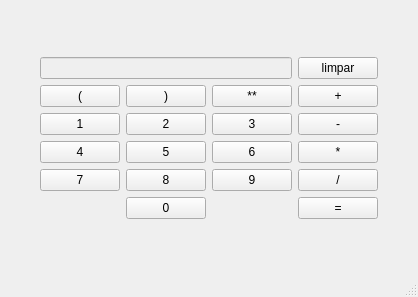
<?xml version="1.0" encoding="UTF-8"?>
<ui version="4.0">
 <class>MainWindow</class>
 <widget class="QMainWindow" name="MainWindow">
  <property name="geometry">
   <rect>
    <x>0</x>
    <y>0</y>
    <width>418</width>
    <height>297</height>
   </rect>
  </property>
  <property name="windowTitle">
   <string>Calculadora</string>
  </property>
  <widget class="QWidget" name="centralwidget">
   <layout class="QVBoxLayout" name="verticalLayout">
    <item>
     <spacer name="verticalSpacer">
      <property name="orientation">
       <enum>Qt::Vertical</enum>
      </property>
      <property name="sizeHint" stdset="0">
       <size>
        <width>20</width>
        <height>24</height>
       </size>
      </property>
     </spacer>
    </item>
    <item>
     <layout class="QHBoxLayout" name="horizontalLayout">
      <item>
       <spacer name="horizontalSpacer">
        <property name="orientation">
         <enum>Qt::Horizontal</enum>
        </property>
        <property name="sizeHint" stdset="0">
         <size>
          <width>40</width>
          <height>20</height>
         </size>
        </property>
       </spacer>
      </item>
      <item>
       <layout class="QGridLayout" name="gridLayout">
        <item row="0" column="0" colspan="3">
         <widget class="QLineEdit" name="lineEdit">
          <property name="enabled">
           <bool>false</bool>
          </property>
         </widget>
        </item>
        <item row="0" column="3">
         <widget class="QPushButton" name="clsPushButton">
          <property name="text">
           <string>limpar</string>
          </property>
         </widget>
        </item>
        <item row="1" column="0">
         <widget class="QPushButton" name="lbracketPushButton">
          <property name="text">
           <string>(</string>
          </property>
         </widget>
        </item>
        <item row="1" column="1">
         <widget class="QPushButton" name="rbracketPushButton">
          <property name="text">
           <string>)</string>
          </property>
         </widget>
        </item>
        <item row="1" column="3">
         <widget class="QPushButton" name="plusPushButton">
          <property name="text">
           <string>+</string>
          </property>
         </widget>
        </item>
        <item row="2" column="0">
         <widget class="QPushButton" name="pushButton1">
          <property name="text">
           <string>1</string>
          </property>
         </widget>
        </item>
        <item row="2" column="1">
         <widget class="QPushButton" name="pushButton2">
          <property name="text">
           <string>2</string>
          </property>
         </widget>
        </item>
        <item row="2" column="2">
         <widget class="QPushButton" name="pushButton3">
          <property name="text">
           <string>3</string>
          </property>
         </widget>
        </item>
        <item row="4" column="0">
         <widget class="QPushButton" name="pushButton7">
          <property name="text">
           <string>7</string>
          </property>
         </widget>
        </item>
        <item row="4" column="2">
         <widget class="QPushButton" name="pushButton9">
          <property name="text">
           <string>9</string>
          </property>
         </widget>
        </item>
        <item row="5" column="1">
         <widget class="QPushButton" name="pushButton0">
          <property name="text">
           <string>0</string>
          </property>
         </widget>
        </item>
        <item row="3" column="3">
         <widget class="QPushButton" name="mulPushButton">
          <property name="text">
           <string>*</string>
          </property>
         </widget>
        </item>
        <item row="3" column="1">
         <widget class="QPushButton" name="pushButton5">
          <property name="text">
           <string>5</string>
          </property>
         </widget>
        </item>
        <item row="5" column="3">
         <widget class="QPushButton" name="eqPushButton">
          <property name="text">
           <string>=</string>
          </property>
         </widget>
        </item>
        <item row="3" column="2">
         <widget class="QPushButton" name="pushButton6">
          <property name="text">
           <string>6</string>
          </property>
         </widget>
        </item>
        <item row="2" column="3">
         <widget class="QPushButton" name="minusPushButton">
          <property name="text">
           <string>-</string>
          </property>
         </widget>
        </item>
        <item row="4" column="3">
         <widget class="QPushButton" name="divPushButton">
          <property name="text">
           <string>/</string>
          </property>
         </widget>
        </item>
        <item row="3" column="0">
         <widget class="QPushButton" name="pushButton4">
          <property name="text">
           <string>4</string>
          </property>
         </widget>
        </item>
        <item row="4" column="1">
         <widget class="QPushButton" name="pushButton8">
          <property name="text">
           <string>8</string>
          </property>
         </widget>
        </item>
        <item row="1" column="2">
         <widget class="QPushButton" name="powPushButton">
          <property name="text">
           <string>**</string>
          </property>
         </widget>
        </item>
       </layout>
      </item>
      <item>
       <spacer name="horizontalSpacer_2">
        <property name="orientation">
         <enum>Qt::Horizontal</enum>
        </property>
        <property name="sizeHint" stdset="0">
         <size>
          <width>40</width>
          <height>20</height>
         </size>
        </property>
       </spacer>
      </item>
     </layout>
    </item>
    <item>
     <spacer name="verticalSpacer_2">
      <property name="orientation">
       <enum>Qt::Vertical</enum>
      </property>
      <property name="sizeHint" stdset="0">
       <size>
        <width>20</width>
        <height>24</height>
       </size>
      </property>
     </spacer>
    </item>
   </layout>
  </widget>
  <widget class="QMenuBar" name="menubar">
   <property name="geometry">
    <rect>
     <x>0</x>
     <y>0</y>
     <width>418</width>
     <height>21</height>
    </rect>
   </property>
  </widget>
  <widget class="QStatusBar" name="statusbar"/>
 </widget>
 <resources/>
 <connections/>
</ui>
